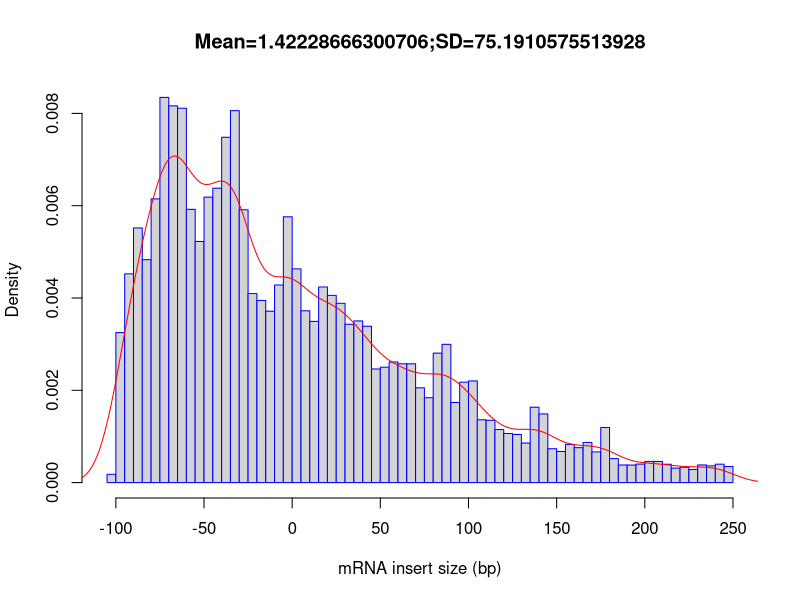

Write the R code that produced this figure.
out_file = 'RSTEST/Ribo_M_Pax6_plus_minus_LE_13_S260'
pdf('RSTEST/Ribo_M_Pax6_plus_minus_LE_13_S260.inner_distance_plot.pdf')
fragsize=rep(c(-247.5,-242.5,-237.5,-232.5,-227.5,-222.5,-217.5,-212.5,-207.5,-202.5,-197.5,-192.5,-187.5,-182.5,-177.5,-172.5,-167.5,-162.5,-157.5,-152.5,-147.5,-142.5,-137.5,-132.5,-127.5,-122.5,-117.5,-112.5,-107.5,-102.5,-97.5,-92.5,-87.5,-82.5,-77.5,-72.5,-67.5,-62.5,-57.5,-52.5,-47.5,-42.5,-37.5,-32.5,-27.5,-22.5,-17.5,-12.5,-7.5,-2.5,2.5,7.5,12.5,17.5,22.5,27.5,32.5,37.5,42.5,47.5,52.5,57.5,62.5,67.5,72.5,77.5,82.5,87.5,92.5,97.5,102.5,107.5,112.5,117.5,122.5,127.5,132.5,137.5,142.5,147.5,152.5,157.5,162.5,167.5,172.5,177.5,182.5,187.5,192.5,197.5,202.5,207.5,212.5,217.5,222.5,227.5,232.5,237.5,242.5,247.5),times=c(0,0,0,0,0,0,0,0,0,0,0,0,0,0,0,0,0,0,0,0,0,0,0,0,0,0,0,0,0,879,15897,22124,26987,23627,30070,40821,39924,39673,28960,25555,30253,31198,36597,39415,28914,20032,19300,18164,20945,28171,22648,18206,17084,20731,19842,19000,16779,17132,16567,12037,12232,12782,12588,12590,10046,8992,13718,14652,8491,10643,10773,6653,6604,5621,5203,5101,4187,7989,7275,3589,3299,4043,3700,4255,3254,5838,2541,1865,1857,1965,2250,2240,1943,1531,1627,1381,1873,1777,1954,1705))
frag_sd = sd(fragsize)
frag_mean = mean(fragsize)
frag_median = median(fragsize)
write(x=c("Name","Mean","Median","sd"), sep="	", file=stdout(),ncolumns=4)
write(c(out_file,frag_mean,frag_median,frag_sd),sep="	", file=stdout(),ncolumns=4)
hist(fragsize,probability=T,breaks=100,xlab="mRNA insert size (bp)",main=paste(c("Mean=",frag_mean,";","SD=",frag_sd),collapse=""),border="blue")
lines(density(fragsize,bw=10),col='red')
dev.off()
